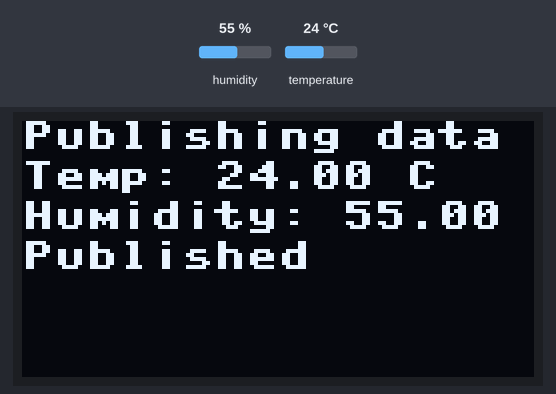
Recording of a program running on a simulated MicroPython board. Parts: 128×64 one-colour display. Inputs (shaded band) come from the test bench; at power-on: humidity 55 %, temperature 24 °C. WiFi joins after 1.5 s; no MQTT or app messages arrive unless stated; library files of the repository ran but are not shown: ssd1306.py; what the program prints to the serial console is not drawn.

Above: at 2.9 s.
3.0 s: humidity set to 22 %
At 13.0 s:
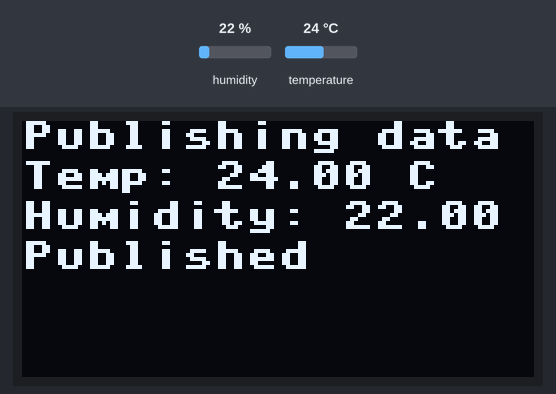
13.3 s: temperature set to 12 °C
At 22.6 s:
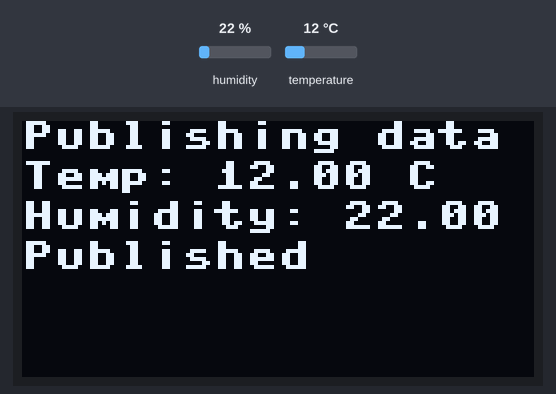
23.4 s: humidity set to 40 %
At 33.1 s:
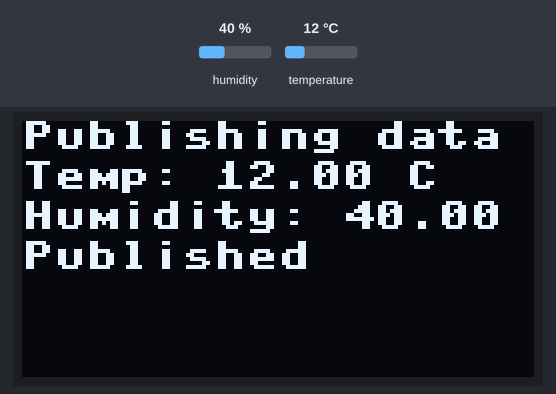
33.4 s: temperature set to 19 °C
Timing chart, 0 to 36.4 s (numbered marks = the images above; inputs shaded):
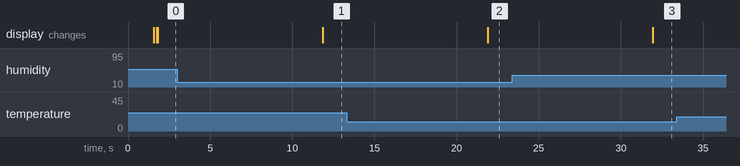

Measured:
- after the input at 3.0 s, the display: changes after 8.9 s (image 1)
- after the input at 13.3 s, the display: changes after 8.6 s (image 2)
- after the input at 23.4 s, the display: changes after 8.6 s (image 3)

The program:

main.py
```python
import time
import network
import dht
from machine import Pin, SoftI2C
import json
import ssd1306, framebuf

from umqtt.simple import MQTTClient

# Configuraes do sensor DHT11
DHT_PIN = 15  # GPIO onde o sensor DHT11 est conectado

# atribuição de pinos da Franzininho
i2c = SoftI2C(scl=Pin(9), sda=Pin(8))

# criando simbolo para representar graus no display
degree = bytearray([0x00, 0x0e, 0x11, 0x11, 0x0e, 0x00, 0x00, 0x00])
fb = framebuf.FrameBuffer(degree, 8, 8, framebuf.MONO_HLSB)

# configurando display
oled_width = 128
oled_height = 64
oled = ssd1306.SSD1306_I2C(oled_width, oled_height, i2c)
oled.fill(0)  # Limpa o display OLED

# Inicializa o sensor DHT11
sensor = dht.DHT11(Pin(DHT_PIN))

# Configuraes do MQTT
#Endereo do broker MQTT
MQTT_BROKER = "192.168.0.100"
MQTT_PORT = 1883
MQTT_TOPIC_TEMPERATURE = b"/sensor/franzininho/"
MQTT_TOPIC_HUMIDITY = b"sensor/humidity"

MQTT_TOPIC_SUB = b"/projeto/#"
CLIENT_ID = "client_id"
USER = "iot"
PASSWORD = "12345678"

# Funcao para lidar com mensagens recebidas
def sub_cb(topic, msg):
    print((topic, msg))

# Conexo com a rede WiFi
def connect_wifi():
  print("Connecting to WiFi", end="")
  oled.text("Connecting to WiFi", 0, 0)
  oled.show()
  wlan = network.WLAN(network.STA_IF)
  wlan.active(True)
  wlan.connect("laica_iot", "12345678")
  while not wlan.isconnected():
    print(".", end="")
    time.sleep(0.1)
  print(" Connected!")
  print(wlan.ifconfig())

# Conexao com o broker MQTT
def connect_mqtt():
    print("Connecting to MQTT broker", end="")
    oled.text("Connecting to MQTT", 0, 20)
    oled.show()
    try:
        client = MQTTClient(CLIENT_ID, MQTT_BROKER, port=MQTT_PORT, user=USER, password=PASSWORD)
        client.connect()
        print(" Connected!")
        oled.text("Connected!", 0, 30)
        oled.show()
    except Exception as e:
        print("Failed to connect to MQTT broker:", e)
        oled.text("Failed to connect MQTT", 0, 30)
        oled.show()
        return None
    return client

def subscribe_topics(client):
    print("Subscribing to topics", end="")
    client.set_callback(sub_cb)
    client.subscribe(MQTT_TOPIC_SUB)
    print(" Subscribed!")

def publish_data(client):
    try:
        print("Publishing data", end="")
        oled.fill(0)  # Limpa o display OLED
        oled.text("Publishing data", 0, 0)
        sensor.measure()  # Realiza a leitura do sensor DHT11
        temperature = sensor.temperature()  # Obtém a temperatura
        humidity = sensor.humidity()  # Obtém a umidade
        payload = json.dumps({
            "temperature": temperature,
            "humidity": humidity
        })
        oled.text("Temp: {:.2f} C".format(temperature), 0, 10)
        oled.text("Humidity: {:.2f} %".format(humidity), 0, 20)

        client.publish(MQTT_TOPIC_TEMPERATURE, payload.encode())
        oled.text("Published", 0, 30)
        oled.show()  # Atualiza o display OLED
        print(" Data published!")
    except Exception as e:
        print("Failed to publish data:", e)
        oled.text("Failed to publish", 0, 30)
        oled.show()


print("Starting MQTT Subscriber")
connect_wifi()  # Conecta ao WiFi
client = connect_mqtt()  # Conecta ao broker MQTT
#subscribe_topics(client)  # Inscreve-se nos tópicos

while True:
    publish_data(client)  # Publica os dados do sensor DHT11
    #client.wait_msg()  # Espera por mensagens recebidas
    time.sleep(10)  # Aguarda 10 segundos antes de publicar novamente
```
